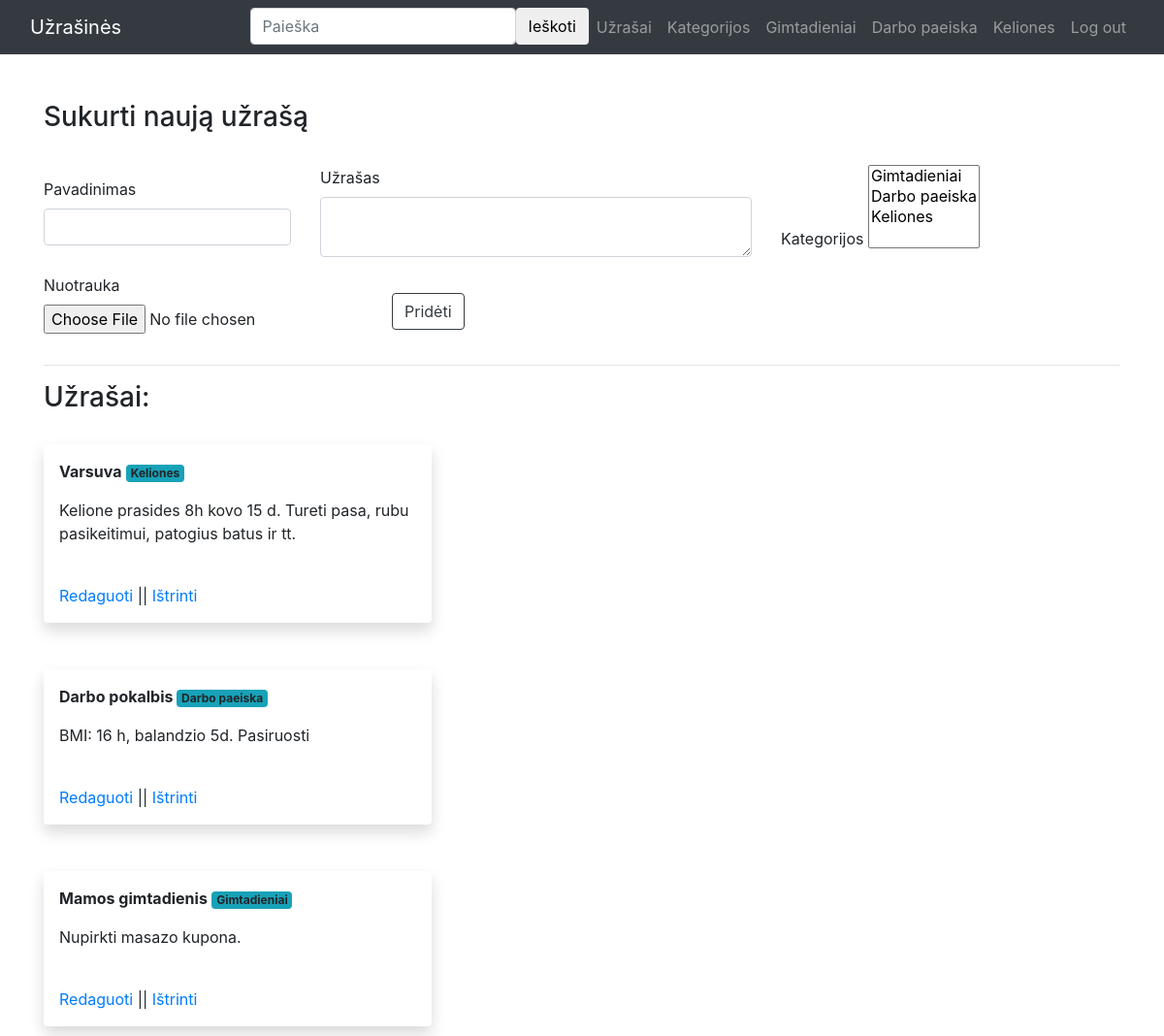
/note (signed in), run on an earlier commit of the app's database.
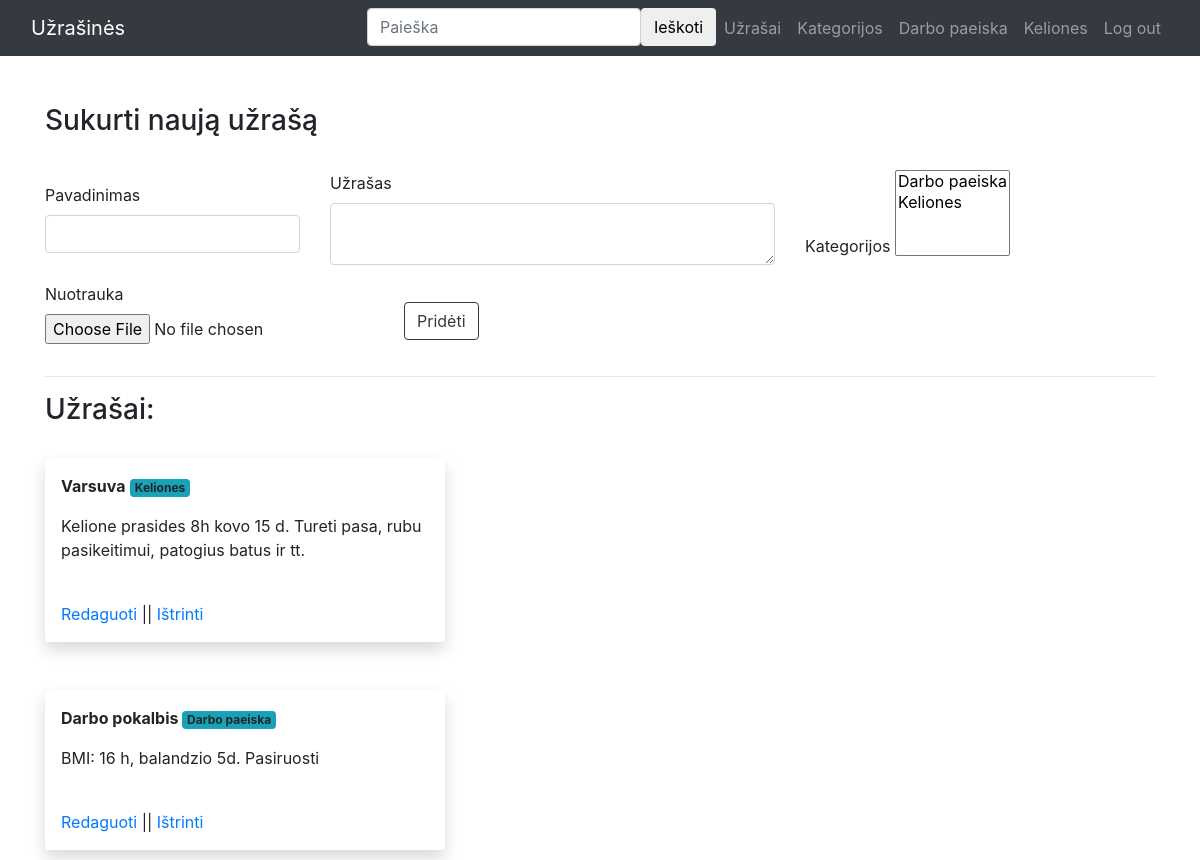
And on a later commit of the database.
### app.py (models this page shows)
class Category(db.Model):
    __tablename__ = "categories"
    id = db.Column(db.Integer, primary_key=True)
    name = db.Column("Name", db.String(20), nullable=False)
    user_id = db.Column(db.Integer, db.ForeignKey("user.id"))
    user = db.relationship("User", lazy=True)
    notes = db.relationship("Note", secondary=notes_categories, back_populates="categories")

class Note(db.Model):
    __tablename__ = "notes"
    id = db.Column(db.Integer, primary_key=True)
    title = db.Column("Title", db.String(20), nullable=False)
    text =db.Column("Text", db.Text, nullable=False)
    photo = db.Column("Image", db.String(20), nullable=True)
    user_id = db.Column(db.Integer, db.ForeignKey("user.id"))
    user = db.relationship("User", lazy=True)
    categories = db.relationship('Category', secondary=notes_categories, back_populates="notes")

### app.py (the view, shortened to what this page needs)
@app.route('/note', methods=['GET', 'POST'])
@login_required
def note():
    notes = Note.query.filter_by(user_id=current_user.id).all()
    forma = forms.NoteForm()
    categories = Category.query.filter_by(user_id=current_user.id).all()
    forma.categories.query = categories
    return render_template('note.html', form=forma, notes=notes, categories=categories)

### forms.py
class NoteForm(FlaskForm):
    title = StringField('Pavadinimas', [DataRequired(), Length(max=25)])
    text = TextAreaField('Užrašas', [DataRequired()])
    photo = FileField('Nuotrauka', validators=[FileAllowed(['jpg', 'png'])])
    categories = QuerySelectMultipleField("Kategorijos", get_label="name", get_pk=lambda obj: str(obj.id))
    submit = SubmitField('Pridėti')

class SearchForm(FlaskForm):
    searched = StringField('Paieška', [DataRequired()])
    submit = SubmitField('Ieškoti')

### app.py (called while the page is built)
@login_manager.user_loader
def load_user(user_id):
    return User.query.get(int(user_id))

@app.context_processor
def base():
    form = forms.SearchForm()
    return dict(form = form)

### templates/note.html (shortened to what this page needs)
{% extends "base.html" %} {% block content %}
<br />
<h3>Sukurti naują užrašą</h3>
<br />
<form class="row gx-3 gy-2 align-items-center" method="post" action="/note" enctype="multipart/form-data">
  <div class="form-group col-sm-3">
    {{ form.title.label(class="form-control-label") }} {{
    form.title(class="form-control") }}
  </div>
  <div class="form-group col-sm-5">
    {{ form.text.label(class="form-control-label") }} {{
    form.text(class="form-control") }}
  </div>
  <div class="form-group col-auto">
    {{ form.categories.label(class="form-label") }} {{
    form.categories(class="form-select") }}
  </div>
  <div class="form-group col-auto">
    {{ form.photo.label() }} {{ form.photo(class="form-control-file") }}
  </div>
  <div>
{{ form.submit (class="btn btn-outline-dark ")}}
  </div>
</form>
<hr />
<h3>Užrašai:</h3>
<br />
{% for note in notes %}
<div class="shadow p-3 mb-5 bg-body rounded" style="max-width: 25rem;">
<p> <strong>{{note.title}}</strong> {% for category in note.categories %}
<span class="badge bg-info">{{ category.name }}</span>
{% endfor %}</p>
<p>{{note.text}}</p>
<br />
<a href="{{ url_for('edit_note', id=note['id']) }}">Redaguoti</a> ||
<a href="{{ url_for('delete_note', id=note['id']) }}">Ištrinti</a>
</div>
{% endfor %} {% endblock %}

### templates/base.html (shortened to what this page needs)
<!DOCTYPE html>
<html lang="en">
<head>
    <link
    rel="stylesheet"
    href="https://stackpath.bootstrapcdn.com/bootstrap/4.1.3/css/bootstrap.min.css"
  />
</head>
<body>
<nav class="navbar navbar-expand-lg navbar-dark bg-dark static-top">
    <div class="container-fluid">
        <a class="navbar-brand" href="/register">Užrašinės</a>
        <div class="collapse navbar-collapse" id="navbarResponsive">
            <ul class="navbar-nav ml-auto">
                {% if current_user.is_authenticated %}
                <li>
                    <form action = "{{ url_for('search') }}" method="POST" class="d-flex ">
                    <input name="searched" class="form-control" type="text" placeholder="Paieška">
                    <button class="btn btn-outline-white" type="submit">Ieškoti</button>
                    </form>
                </li>
                <li class="nav-item"><a class="nav-link" href="/note">Užrašai</a></li>
                <li class="nav-item"><a class="nav-link" href="/category">Kategorijos</a></li>
                {% for category in categories %}
                    <li class="nav-item">
                      <a class="nav-link" href="/filter?category={{ category.id }}">{{ category.name }}</a>
                    </li>
                    {% endfor %}
                <li class="nav-item">
                    <a class="nav-link" href="/logout">Log out</a>
                </li>
                {% endif %}
            </ul>
        </div>
    </div>
</nav>
    <div class="container">
        <br />
         {% block content %} {% endblock %}
    </div>
</body>
</html>

What changed in the data, as far as the page shows it:
removed Category: name "Gimtadieniai"
removed Note: title "Mamos gimtadienis", text "Nupirkti masazo kupona."
Also different on the page:
form field categories: "Gimtadieniai / Darbo paeiska / Keliones" → "Darbo paeiska / Keliones"
